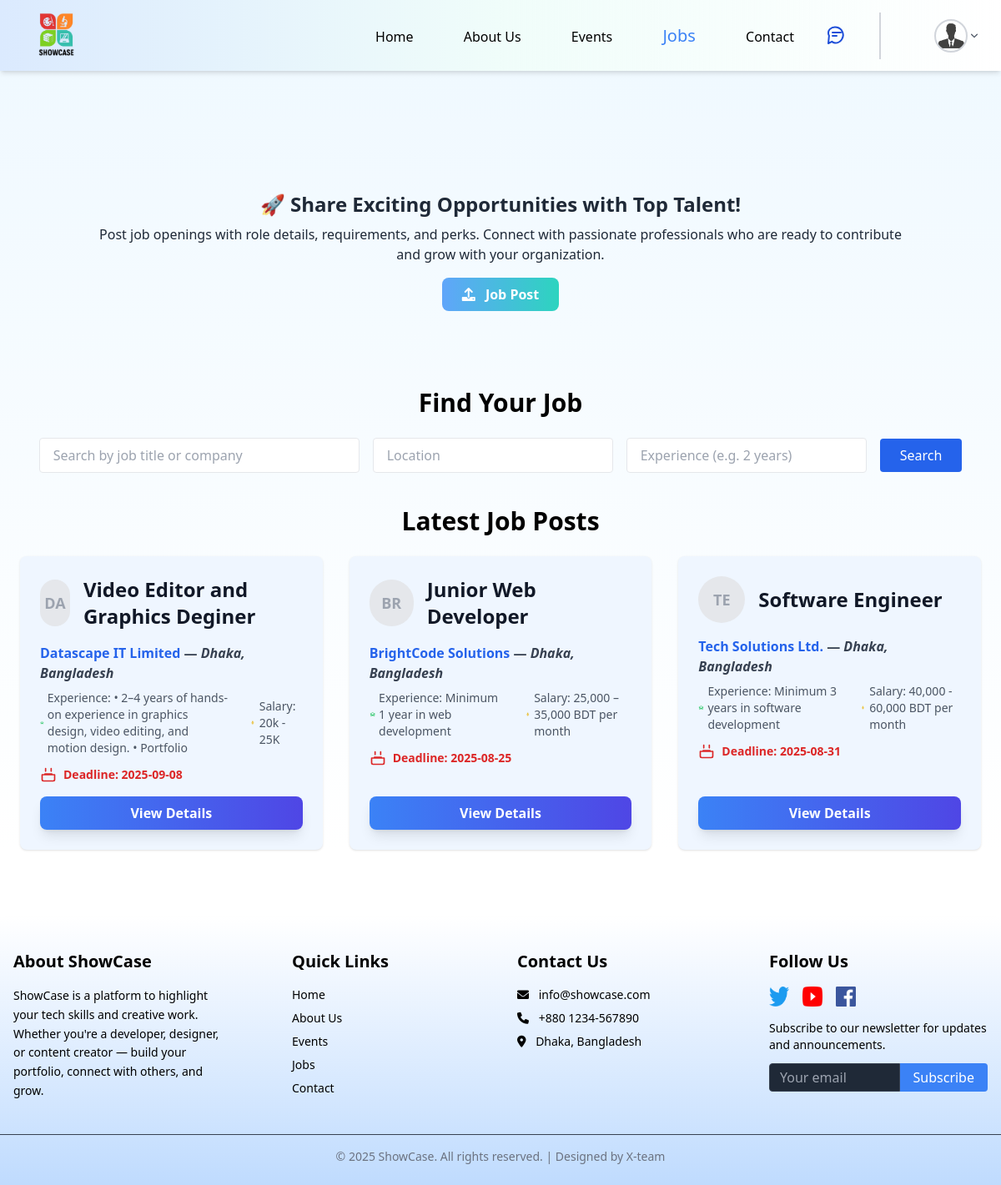
The app's page /job.php (signed in) with its own data.
### tables this page shows
CREATE TABLE `jobs` (
  `id` int(11) NOT NULL,
  `user_id` int(11) DEFAULT NULL,
  `job_title` varchar(255) DEFAULT NULL,
  `company_name` varchar(255) DEFAULT NULL,
  `location` varchar(100) DEFAULT NULL,
  `age_limit` varchar(50) DEFAULT NULL,
  `salary` varchar(100) DEFAULT NULL,
  `experience` varchar(100) DEFAULT NULL,
  `published` date DEFAULT NULL,
  `deadline` date DEFAULT NULL,
  `description` text DEFAULT NULL,
  `education` text DEFAULT NULL,
  `requirements` text DEFAULT NULL,
  `responsibilities` text DEFAULT NULL,
  `skills` text DEFAULT NULL,
  `employment_status` varchar(50) DEFAULT NULL,
  `apply_procedure` text DEFAULT NULL,
  `created_at` timestamp NOT NULL DEFAULT current_timestamp()
);

### job.php (the view, shortened to what this page needs)
<?php
include 'db.php';
$user_id = $_SESSION['user_id'];
$stmt = $conn->prepare("SELECT profile_picture FROM users WHERE id = ?");
$stmt->bind_param("i", $user_id);
$stmt->execute();
$stmt->bind_result($profile_picture);
if (!empty($profile_picture) && file_exists(__DIR__ . "/profileSystem/" . $profile_picture)) {
    $imagePath = "profileSystem/" . $profile_picture;
} else {
    $imagePath = "Images/default_profile.jpg";
}
$search = $_GET['search'] ?? '';
$location = $_GET['location'] ?? '';
$experience = $_GET['experience'] ?? '';
$sql = "SELECT * FROM jobs WHERE 1=1";
$sql .= " ORDER BY created_at DESC";
$jobs = $conn->query($sql);
?>
<!DOCTYPE html>
<html lang="en">
<head>
    <script src="https://cdn.tailwindcss.com"></script>
    <link rel="stylesheet" href="https://cdnjs.cloudflare.com/ajax/libs/font-awesome/6.0.0-beta3/css/all.min.css">
</head>
<body class="bg-white font-sans">
    <header class="bg-gradient-to-r from-blue-100 via-teal-50 to-mint-50 flex justify-between items-center sticky top-0 z-50 relative shadow-md">
        <a href="home.php"><img src="Images/logo.webp" class="w-[55px] h-[85px] ml-10 hover:cursor-pointer" loading="eager"></a>
        <div class="text-center pl-40">
            <a href="home.php" class="pl-40 hover:text-sky-500">Home</a>
            <a href="aboutUs.php" class="pl-14 hover:text-sky-500">About Us</a>
            <a href="event.php" class="pl-14 hover:text-sky-500">Events</a>
            <a href="job.php" class="text-blue-500 text-xl pl-14 hover:text-sky-500">Jobs</a>
            <a href="contact.php" class="pl-14 hover:text-sky-500">Contact</a>
        </div>
        <a href="messenger.php" title="Messages"
            class="relative inline-flex items-center justify-center w-8 h-8 text-blue-700 hover:text-blue-900 transition-all duration-300">
        </a>
        <div class="relative inline-block text-left">
            <button type="button" id="profileMenuButton" class="flex items-center border-l-2 border-gray-300 p-2 mr-4">
                <img src="<?php echo $imagePath . '?v=' . time(); ?>"
                    alt="Profile Picture"
                    class="rounded-full h-10 w-10 border-2 border-gray-300 ml-14">
                <svg xmlns="http://www.w3.org/2000/svg" class="h-4 w-4 text-gray-600" viewBox="0 0 20 20" fill="currentColor">
                    <path fill-rule="evenodd" d="M5.23 7.21a.75.75 0 011.06.02L10 10.94l3.71-3.71a.75.75 0 111.06 1.06l-4.24 4.25a.75.75 0 01-1.06 0L5.21 8.29a.75.75 0 01.02-1.08z" clip-rule="evenodd" />
                </svg>
            </button>
        </div>
    </header>
    <div class="pt-20 bg-gradient-to-b from-sky-50 via-mint-50 to-mint-50">
        <div class="max-w-6xl mx-auto animate-rise-in">
            <div class="flex-1 p-6 min-h-[260px]  text-center  px-20  mt-10">
                <h2 class="text-2xl font-bold text-gray-800 mb-2 flex justify-center items-center gap-2">
                    🚀 Share Exciting Opportunities with Top Talent!
                </h2>
                <p class="text-gray-800 mb-4">Post job openings with role details, requirements, and perks. Connect with passionate professionals who are ready to contribute and grow with your organization.</p>
                <a href="job_form.php" class="inline-block bg-gradient-to-r from-blue-400 to-teal-400 hover:bg-gradient-to-l hover:from-blue-400 hover:to-teal-400 text-white font-semibold px-6 py-2 rounded-lg transition duration-300">
                    <i class="fas fa-upload mr-2"></i> Job Post
                </a>
            </div>
            <h1 class="text-3xl font-bold mb-6 text-center">Find Your Job</h1>
            <form method="GET" class="flex flex-col md:flex-row gap-4 mb-10 items-center justify-center">
                <input type="text" name="search" value="<?= htmlspecialchars($search) ?>" placeholder="Search by job title or company" class="border px-4 py-2 rounded w-full md:w-1/3" />
                <input type="text" name="location" value="<?= htmlspecialchars($location) ?>" placeholder="Location" class="border px-4 py-2 rounded w-full md:w-1/4" />
                <input type="text" name="experience" value="<?= htmlspecialchars($experience) ?>" placeholder="Experience (e.g. 2 years)" class="border px-4 py-2 rounded w-full md:w-1/4" />
                <button type="submit" class="bg-blue-600 text-white px-6 py-2 rounded hover:bg-blue-700">Search</button>
            </form>
            <h1 class="text-3xl font-bold mb-6 text-center">Latest Job Posts</h1>
            <div class="grid grid-cols-1 md:grid-cols-2 lg:grid-cols-3 gap-8">
                <?php if ($jobs->num_rows > 0): ?>
                    <?php while ($job = $jobs->fetch_assoc()): ?>
                        <div class="bg-blue-50 rounded-lg shadow p-6 hover:bg-white hover:shadow-xl transform hover:scale-[1.02] transition duration-300 ease-in-out flex flex-col">
                            <div class="flex items-center space-x-4 mb-4">
                                <div class="w-14 h-14 bg-gray-200 rounded-full flex items-center justify-center text-gray-400 font-bold uppercase text-lg select-none">
                                    <?= strtoupper(substr(htmlspecialchars($job['company_name']), 0, 2)) ?>
                                </div>
                                <h2 class="text-2xl font-bold text-gray-900 hover:text-blue-600 transition-colors cursor-pointer">
                                    <?= htmlspecialchars($job['job_title']) ?>
                                </h2>
                            </div>
                            <p class="text-gray-700 font-semibold mb-2">
                                <span class="text-blue-600"><?= htmlspecialchars($job['company_name']) ?></span> —
                                <span class="italic"><?= htmlspecialchars($job['location']) ?></span>
                            </p>
                            <div class="flex items-center text-gray-600 text-sm space-x-6 mb-3">
                                <div class="flex items-center space-x-1">
                                    <span>Experience: <?= htmlspecialchars($job['experience']) ?></span>
                                </div>
                                <div class="flex items-center space-x-1">
                                    <span>Salary: <?= htmlspecialchars($job['salary']) ?></span>
                                </div>
                            </div>
                            <p class="text-sm text-red-600 font-semibold mb-4 flex items-center space-x-2">
                                <svg xmlns="http://www.w3.org/2000/svg" class="h-5 w-5" fill="none" viewBox="0 0 24 24" stroke="currentColor" stroke-width="2">
                                    <path stroke-linecap="round" stroke-linejoin="round" d="M8 7V3m8 4V3m-9 8h10M5 21h14a2 2 0 002-2v-7H3v7a2 2 0 002 2z" />
                                </svg>
                                <span>Deadline: <?= htmlspecialchars($job['deadline']) ?></span>
                            </p>
                            <a href="job_details.php?id=<?= $job['id'] ?>"
                                class="mt-auto inline-block px-5 py-2 bg-gradient-to-r from-blue-500 to-indigo-600 text-white rounded-lg font-semibold shadow-lg text-center hover:from-blue-600 hover:to-indigo-700 transition">
                                View Details
                            </a>
                        </div>
                    <?php endwhile; ?>
                <?php else: ?>
                    <p class="text-center col-span-full text-red-500 font-semibold text-lg mt-12">❌ No jobs found.</p>
                <?php endif; ?>
            </div>
        </div>
    </div>
    <footer class="bg-gradient-to-b from-white to-blue-200 mt-20 pt-10 pb-6 shadow-md">
        <div class="max-w-7xl mx-auto px-4 grid grid-cols-1 sm:grid-cols-2 lg:grid-cols-4 gap-10">
            <div>
                <h3 class="text-xl font-semibold mb-4">About ShowCase</h3>
                <p class="text-sm leading-relaxed">
                    ShowCase is a platform to highlight your tech skills and creative work. Whether you're a developer,
                    designer,
                    or content creator — build your portfolio, connect with others, and grow.
                </p>
            </div>
            <div class="ml-8">
                <h3 class="text-xl font-semibold mb-4">Quick Links</h3>
                <ul class="space-y-2 text-sm">
                    <li><a href="home.php" class="hover:text-blue-400 transition">Home</a></li>
                    <li><a href="aboutUs.php" class="hover:text-blue-400 transition">About Us</a></li>
                    <li><a href="event.php" class="hover:text-blue-400 transition">Events</a></li>
                    <li><a href="job.php" class="hover:text-blue-400 transition">Jobs</a></li>
                    <li><a href="contact.php" class="hover:text-blue-400 transition">Contact</a></li>
                </ul>
            </div>
            <div>
                <h3 class="text-xl font-semibold mb-4">Contact Us</h3>
                <ul class="text-sm space-y-2">
                    <li><i class="fas fa-envelope mr-2"></i> info@showcase.com</li>
                    <li><i class="fas fa-phone mr-2"></i> +880 1234-567890</li>
                    <li><i class="fas fa-map-marker-alt mr-2"></i> Dhaka, Bangladesh</li>
                </ul>
            </div>
            <div>
                <h3 class="text-xl font-semibold mb-4">Follow Us</h3>
                <div class="flex space-x-4">
                    <a href="#"><img src="Images/twitter.webp" alt="Twitter"
                            class="w-6 h-6 hover:scale-110 transition duration-200" /></a>
                    <a href="#"><img src="Images/youtube.webp" alt="YouTube"
                            class="w-6 h-6 hover:scale-110 transition duration-200" /></a>
                    <a href="#"><img src="Images/facebook.webp" alt="Facebook"
                            class="w-6 h-6 hover:scale-110 transition duration-200" /></a>
                </div>
                <p class="text-sm mt-4">
                    Subscribe to our newsletter for updates and announcements.
                </p>
                <form class="mt-3 flex">
                    <input type="email" placeholder="Your email"
                        class="w-full px-3 py-1 rounded-l bg-gray-800 text-white border border-gray-700 focus:outline-none">
                    <button
                        class="bg-blue-500 text-white px-4 py-1 rounded-r hover:bg-blue-600 transition">Subscribe</button>
                </form>
            </div>
        </div>
        <div class="mt-10 border-t border-gray-700 pt-4 text-center text-sm text-gray-500">
            <p>© 2025 ShowCase. All rights reserved. | Designed by X-team</p>
        </div>
    </footer>
</body>
</html>

### job.php (style rules this page uses)
.animate-rise-in { animation: rise-in 0.8s ease-out forwards; }

### records on screen
jobs: company_name "DA", job_title "Video Editor and Graphics Deginer", company_name "Datascape IT Limited", location "Dhaka, Bangladesh", experience "• 2–4 years of hands-on experience in graphics design, video editing, and motion design. • Portfolio", salary "20k - 25K", deadline "2025-09-08"
jobs: company_name "BR", job_title "Junior Web Developer", company_name "BrightCode Solutions", location "Dhaka, Bangladesh", experience "Minimum 1 year in web development", salary "25,000 – 35,000 BDT per month", deadline "2025-08-25"
jobs: company_name "TE", job_title "Software Engineer", company_name "Tech Solutions Ltd.", location "Dhaka, Bangladesh", experience "Minimum 3 years in software development", salary "40,000 - 60,000 BDT per month", deadline "2025-08-31"
